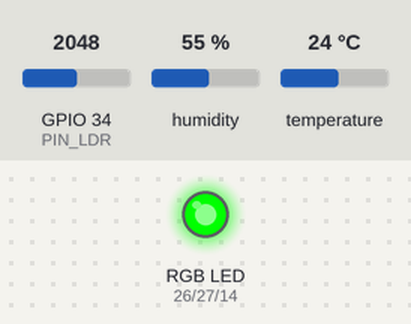
A program run on a simulated ESP32. Parts: an RGB LED mixed from three pins (HIGH = lit). The inputs (shaded band) are chosen by the test bench; at power-on: GPIO 34 (PIN_LDR) = 2048, humidity 55 %, temperature 24 °C. What the program prints to the serial monitor is not drawn.

Above: at 0.1 s.
Timing chart, 0 to 1.6 s (numbered marks = the images above):
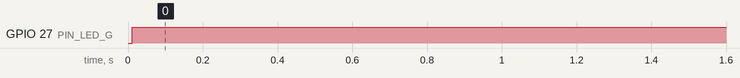

Measured:
- by itself, GPIO 27 (PIN_LED_G): LOW → HIGH at 0.01 s

The program:

main.cpp
```cpp
// ============================================================
// Ejercicio Adicional 2: nodo ESP-NOW que envía datos al gateway
// Práctica Capa de Red -- IoT USC
// ============================================================
// Envía continuamente temperatura, humedad y luz al gateway
// (adicional1_gateway), que los publica por HTTP.
// ============================================================

#include <Arduino.h>
#include <WiFi.h>
#include <esp_now.h>
#include <esp_wifi.h>
#include <DHT.h>

// ---- Configuración ----
#define NUMERO_GRUPO  8
// Receptor = el OTRO ESP32 con el gateway (adicional1_gateway). Al arrancar,
// el gateway imprime "MAC gateway" y "CANAL_WIFI": copiar esos valores aquí.
#define CANAL_WIFI    1                                   // canal del router (el gateway lo imprime)
uint8_t macMaestro[6] = {0xC8, 0x2E, 0x18, 0x5F, 0x5D, 0x08};  // MAC del gateway C8:2E:18:5F:5D:08

#define INTERVALO_MS  2000   // pausa entre envíos

// Pines LED RGB y canales LEDC
#define PIN_LED_R  26
#define PIN_LED_G  27
#define PIN_LED_B  14
#define CH_R       0
#define CH_G       1
#define CH_B       2
#define PWM_FREQ   5000
#define PWM_BITS   8

#define PIN_LDR   34
#define PIN_DHT   33
#define DHT_TYPE  DHT22

typedef struct __attribute__((packed)) {
  uint8_t  grupo;
  uint32_t seq;
  float    temperatura;
  float    humedad;
  uint16_t luz;
} Mensaje;

DHT dht(PIN_DHT, DHT_TYPE);
Mensaje msg;

// Variables compartidas con el callback (tarea WiFi)
volatile uint32_t tEnvio = 0;          // micros() justo antes de enviar
volatile uint32_t latUltima = 0;       // 0 = fallo de entrega
volatile bool     callbackListo = false;

void setColor(uint8_t r, uint8_t g, uint8_t b) {
  ledcWrite(CH_R, r);
  ledcWrite(CH_G, g);
  ledcWrite(CH_B, b);
}

// Callback de envío: mide el tiempo hasta el ACK. Sin Serial aquí.
void onEnviado(const uint8_t* mac, esp_now_send_status_t estado) {
  uint32_t lat = micros() - tEnvio;
  if (estado == ESP_NOW_SEND_SUCCESS) {
    latUltima = lat;
    setColor(0, 255, 0);
  } else {
    latUltima = 0;
    setColor(255, 0, 0);
  }
  callbackListo = true;
}

void setup() {
  Serial.begin(115200);
  Serial.println("=== Adicional 2: nodo ESP-NOW -> gateway ===");

  ledcSetup(CH_R, PWM_FREQ, PWM_BITS);
  ledcSetup(CH_G, PWM_FREQ, PWM_BITS);
  ledcSetup(CH_B, PWM_FREQ, PWM_BITS);
  ledcAttachPin(PIN_LED_R, CH_R);
  ledcAttachPin(PIN_LED_G, CH_G);
  ledcAttachPin(PIN_LED_B, CH_B);
  dht.begin();

  WiFi.mode(WIFI_STA);
  WiFi.disconnect();
  esp_wifi_set_channel(CANAL_WIFI, WIFI_SECOND_CHAN_NONE);
  Serial.printf("MAC de este nodo: %s  Canal: %d\n", WiFi.macAddress().c_str(), CANAL_WIFI);

  if (esp_now_init() != ESP_OK) {
    Serial.println("ERROR: no se pudo inicializar ESP-NOW");
    setColor(255, 0, 0);
    while (true) delay(1000);
  }
  esp_now_register_send_cb(onEnviado);

  esp_now_peer_info_t peer = {};
  memcpy(peer.peer_addr, macMaestro, 6);
  peer.channel = CANAL_WIFI;
  peer.encrypt = false;
  if (esp_now_add_peer(&peer) != ESP_OK) {
    Serial.println("ERROR: no se pudo registrar el peer maestro");
    while (true) delay(1000);
  }

  msg.grupo = NUMERO_GRUPO;
  msg.seq = 0;
}

void loop() {
  msg.seq++;
  msg.temperatura = dht.readTemperature();
  msg.humedad     = dht.readHumidity();
  msg.luz         = map(analogRead(PIN_LDR), 0, 4095, 0, 100);

  callbackListo = false;
  tEnvio = micros();
  esp_err_t r = esp_now_send(macMaestro, (uint8_t*)&msg, sizeof(msg));
  if (r != ESP_OK) {
    Serial.printf("#%lu esp_now_send error: %s\n", (unsigned long)msg.seq, esp_err_to_name(r));
  } else {
    uint32_t t0 = millis();
    while (!callbackListo && millis() - t0 < 200) delay(1);   // espera el callback
    if (!callbackListo) {
      Serial.printf("#%lu sin callback\n", (unsigned long)msg.seq);
    } else if (latUltima > 0) {
      Serial.printf("#%lu OK  T=%.1f H=%.1f Luz=%u  lat=%lu us\n", (unsigned long)msg.seq,
                    msg.temperatura, msg.humedad, msg.luz, (unsigned long)latUltima);
    } else {
      Serial.printf("#%lu FALLO\n", (unsigned long)msg.seq);
    }
  }
  delay(INTERVALO_MS);
}
```
